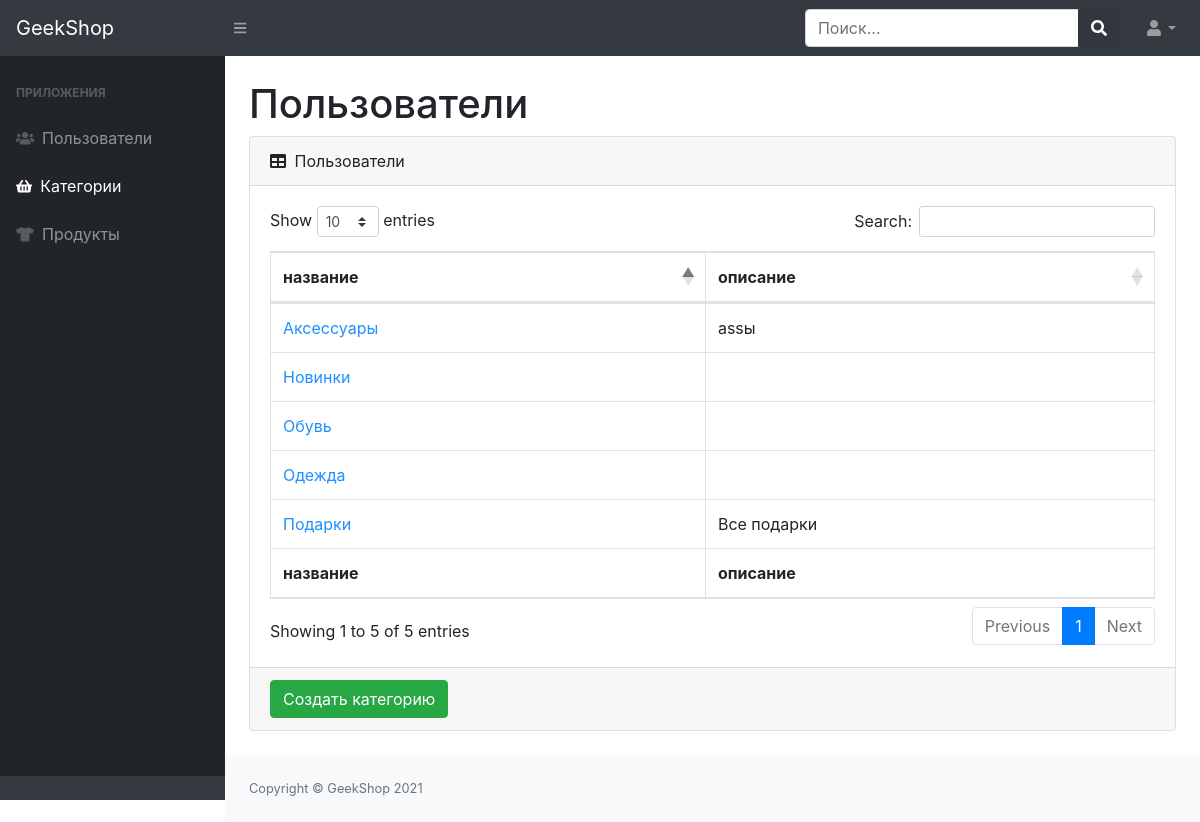
Screenshot of /adminapp/categories/ (signed in) with the database file from the repository.
### mainapp/models.py (models this page shows, shortened)
class ProductCategories(models.Model):
    name = models.CharField(max_length=200, unique=True)
    description = models.TextField(blank=True, null=True)

### adminapp/views.py (the view)
# urls.py: path("categories/", admin_categories, name="admin_categories"),
@user_passes_test(lambda u: u.is_superuser)
def admin_categories(request):
    context = {
        "title": "Админка | товары",
        "categories": ProductCategories.objects.all()
    }
    return render(request, "adminapp/admin-categories-read.html", context)

### adminapp/templates/adminapp/admin-categories-read.html
{% extends "adminapp/base.html" %}
{% block content %}
  <div class="container-fluid">
    <h1 class="mt-4">Пользователи</h1>
    <div class="card mb-4">
      <div class="card-header">
        <i class="fas fa-table mr-1"></i>
        Пользователи
      </div>
      <div class="card-body">
        <div class="table-responsive">
          <table class="table table-bordered" id="dataTable" width="100%" cellspacing="0">
            <thead>
              <tr>
                <th>название</th>
                <th>описание</th>
              </tr>
            </thead>
            <tfoot>
              <tr>
                <th>название</th>
                <th>описание</th>
              </tr>
            </tfoot>
            <tbody>
            {% for category in categories %}
              <tr>
                <td><a href="{% url 'adminapp:admin_category_update' category.id %}" style="color: dodgerblue">{{ category.name }}</a></td>
                <td>{{ category.description }}</td>
              </tr>
            {% endfor %}
            </tbody>
          </table>
        </div>
      </div>
      <div class="card-footer">
        <a href="{% url 'adminapp:admin_categories_create' %}">
          <button class="btn btn-success">Создать категорию</button>
        </a>
      </div>
    </div>
  </div>
{% endblock %}

### rows the page displays
ProductCategories: name "Новинки"
ProductCategories: name "Одежда"
ProductCategories: name "Обувь"
ProductCategories: name "Аксессуары", description "assы"
ProductCategories: name "Подарки", description "Все подарки"
